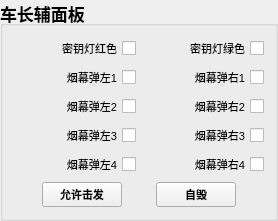
            <widget class="QGroupBox" name="groupBox_24">
             <property name="sizePolicy">
              <sizepolicy hsizetype="Expanding" vsizetype="Expanding">
               <horstretch>0</horstretch>
               <verstretch>0</verstretch>
              </sizepolicy>
             </property>
             <property name="minimumSize">
              <size>
               <width>0</width>
               <height>0</height>
              </size>
             </property>
             <property name="font">
              <font>
               <pointsize>13</pointsize>
               <weight>75</weight>
               <bold>true</bold>
              </font>
             </property>
             <property name="title">
              <string>车长辅面板</string>
             </property>
             <layout class="QGridLayout" name="gridLayout_13">
              <item row="0" column="0">
               <widget class="QCheckBox" name="checkBox_33">
                <property name="minimumSize">
                 <size>
                  <width>0</width>
                  <height>0</height>
                 </size>
                </property>
                <property name="font">
                 <font>
                  <pointsize>8</pointsize>
                  <weight>50</weight>
                  <bold>false</bold>
                 </font>
                </property>
                <property name="layoutDirection">
                 <enum>Qt::RightToLeft</enum>
                </property>
                <property name="text">
                 <string>密钥灯红色</string>
                </property>
                <property name="checkable">
                 <bool>false</bool>
                </property>
               </widget>
              </item>
              <item row="0" column="1">
               <widget class="QCheckBox" name="checkBox_38">
                <property name="minimumSize">
                 <size>
                  <width>0</width>
                  <height>0</height>
                 </size>
                </property>
                <property name="font">
                 <font>
                  <pointsize>8</pointsize>
                  <weight>50</weight>
                  <bold>false</bold>
                 </font>
                </property>
                <property name="layoutDirection">
                 <enum>Qt::RightToLeft</enum>
                </property>
                <property name="text">
                 <string>密钥灯绿色</string>
                </property>
                <property name="checkable">
                 <bool>false</bool>
                </property>
               </widget>
              </item>
              <item row="1" column="0">
               <widget class="QCheckBox" name="checkBox_34">
                <property name="minimumSize">
                 <size>
                  <width>0</width>
                  <height>0</height>
                 </size>
                </property>
                <property name="font">
                 <font>
                  <pointsize>8</pointsize>
                  <weight>50</weight>
                  <bold>false</bold>
                 </font>
                </property>
                <property name="layoutDirection">
                 <enum>Qt::RightToLeft</enum>
                </property>
                <property name="text">
                 <string>烟幕弹左1</string>
                </property>
                <property name="checkable">
                 <bool>false</bool>
                </property>
               </widget>
              </item>
              <item row="1" column="1">
               <widget class="QCheckBox" name="checkBox_39">
                <property name="minimumSize">
                 <size>
                  <width>0</width>
                  <height>0</height>
                 </size>
                </property>
                <property name="font">
                 <font>
                  <pointsize>8</pointsize>
                  <weight>50</weight>
                  <bold>false</bold>
                 </font>
                </property>
                <property name="layoutDirection">
                 <enum>Qt::RightToLeft</enum>
                </property>
                <property name="text">
                 <string>烟幕弹右1</string>
                </property>
                <property name="checkable">
                 <bool>false</bool>
                </property>
               </widget>
              </item>
              <item row="2" column="0">
               <widget class="QCheckBox" name="checkBox_35">
                <property name="minimumSize">
                 <size>
                  <width>0</width>
                  <height>0</height>
                 </size>
                </property>
                <property name="font">
                 <font>
                  <pointsize>8</pointsize>
                  <weight>50</weight>
                  <bold>false</bold>
                 </font>
                </property>
                <property name="layoutDirection">
                 <enum>Qt::RightToLeft</enum>
                </property>
                <property name="text">
                 <string>烟幕弹左2</string>
                </property>
                <property name="checkable">
                 <bool>false</bool>
                </property>
               </widget>
              </item>
              <item row="2" column="1">
               <widget class="QCheckBox" name="checkBox_40">
                <property name="minimumSize">
                 <size>
                  <width>0</width>
                  <height>0</height>
                 </size>
                </property>
                <property name="font">
                 <font>
                  <pointsize>8</pointsize>
                  <weight>50</weight>
                  <bold>false</bold>
                 </font>
                </property>
                <property name="layoutDirection">
                 <enum>Qt::RightToLeft</enum>
                </property>
                <property name="text">
                 <string>烟幕弹右2</string>
                </property>
                <property name="checkable">
                 <bool>false</bool>
                </property>
               </widget>
              </item>
              <item row="3" column="0">
               <widget class="QCheckBox" name="checkBox_36">
                <property name="minimumSize">
                 <size>
                  <width>0</width>
                  <height>0</height>
                 </size>
                </property>
                <property name="font">
                 <font>
                  <pointsize>8</pointsize>
                  <weight>50</weight>
                  <bold>false</bold>
                 </font>
                </property>
                <property name="layoutDirection">
                 <enum>Qt::RightToLeft</enum>
                </property>
                <property name="text">
                 <string>烟幕弹左3</string>
                </property>
                <property name="checkable">
                 <bool>false</bool>
                </property>
               </widget>
              </item>
              <item row="3" column="1">
               <widget class="QCheckBox" name="checkBox_41">
                <property name="minimumSize">
                 <size>
                  <width>0</width>
                  <height>0</height>
                 </size>
                </property>
                <property name="font">
                 <font>
                  <pointsize>8</pointsize>
                  <weight>50</weight>
                  <bold>false</bold>
                 </font>
                </property>
                <property name="layoutDirection">
                 <enum>Qt::RightToLeft</enum>
                </property>
                <property name="text">
                 <string>烟幕弹右3</string>
                </property>
                <property name="checkable">
                 <bool>false</bool>
                </property>
               </widget>
              </item>
              <item row="4" column="0">
               <widget class="QCheckBox" name="checkBox_37">
                <property name="minimumSize">
                 <size>
                  <width>0</width>
                  <height>0</height>
                 </size>
                </property>
                <property name="font">
                 <font>
                  <pointsize>8</pointsize>
                  <weight>50</weight>
                  <bold>false</bold>
                 </font>
                </property>
                <property name="layoutDirection">
                 <enum>Qt::RightToLeft</enum>
                </property>
                <property name="text">
                 <string>烟幕弹左4</string>
                </property>
                <property name="checkable">
                 <bool>false</bool>
                </property>
               </widget>
              </item>
              <item row="4" column="1">
               <widget class="QCheckBox" name="checkBox_42">
                <property name="minimumSize">
                 <size>
                  <width>0</width>
                  <height>0</height>
                 </size>
                </property>
                <property name="font">
                 <font>
                  <pointsize>8</pointsize>
                  <weight>50</weight>
                  <bold>false</bold>
                 </font>
                </property>
                <property name="layoutDirection">
                 <enum>Qt::RightToLeft</enum>
                </property>
                <property name="text">
                 <string>烟幕弹右4</string>
                </property>
                <property name="checkable">
                 <bool>false</bool>
                </property>
               </widget>
              </item>
              <item row="5" column="0" colspan="2">
               <layout class="QHBoxLayout" name="horizontalLayout_63">
                <item>
                 <spacer name="horizontalSpacer_38">
                  <property name="orientation">
                   <enum>Qt::Horizontal</enum>
                  </property>
                  <property name="sizeHint" stdset="0">
                   <size>
                    <width>28</width>
                    <height>20</height>
                   </size>
                  </property>
                 </spacer>
                </item>
                <item>
                 <widget class="QtMaterialFlatButton" name="pushButton_21">
                  <property name="minimumSize">
                   <size>
                    <width>0</width>
                    <height>0</height>
                   </size>
                  </property>
                  <property name="font">
                   <font>
                    <pointsize>8</pointsize>
                   </font>
                  </property>
                  <property name="text">
                   <string>允许击发</string>
                  </property>
                 </widget>
                </item>
                <item>
                 <spacer name="horizontalSpacer_40">
                  <property name="orientation">
                   <enum>Qt::Horizontal</enum>
                  </property>
                  <property name="sizeHint" stdset="0">
                   <size>
                    <width>28</width>
                    <height>20</height>
                   </size>
                  </property>
                 </spacer>
                </item>
                <item>
                 <widget class="QtMaterialFlatButton" name="pushButton_23">
                  <property name="minimumSize">
                   <size>
                    <width>0</width>
                    <height>0</height>
                   </size>
                  </property>
                  <property name="font">
                   <font>
                    <pointsize>8</pointsize>
                   </font>
                  </property>
                  <property name="text">
                   <string>自毁</string>
                  </property>
                 </widget>
                </item>
                <item>
                 <spacer name="horizontalSpacer_39">
                  <property name="orientation">
                   <enum>Qt::Horizontal</enum>
                  </property>
                  <property name="sizeHint" stdset="0">
                   <size>
                    <width>28</width>
                    <height>20</height>
                   </size>
                  </property>
                 </spacer>
                </item>
               </layout>
              </item>
             </layout>
            </widget>
